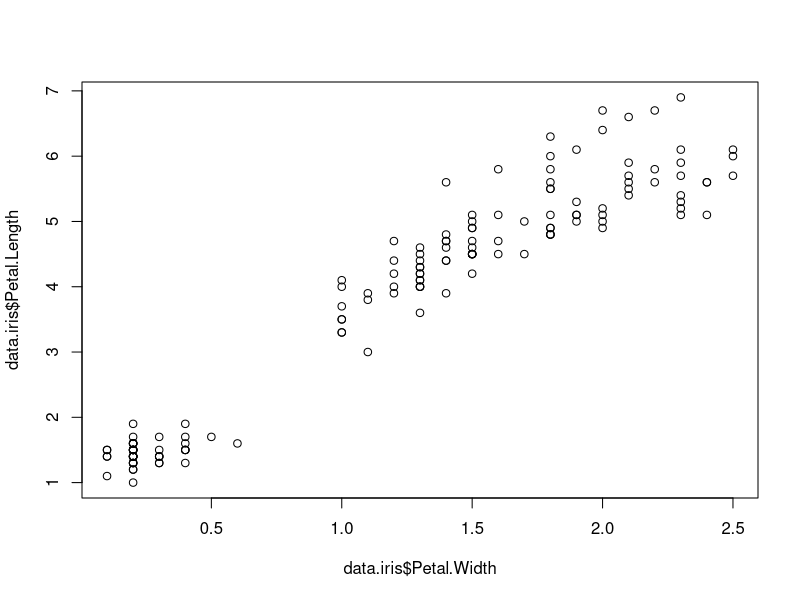

Reproduce this figure in R. (Note: this script raises an error after producing the figure.)
## ---- chunk 1
knitr::opts_chunk$set(warning = FALSE, message = FALSE)
## ---- chunk 2
# load the dataset
data.iris <- iris
## ---- chunk 3
#plot the relationship between two variables
plot(data.iris$Petal.Width,data.iris$Petal.Length)
## ---- chunk 4
#correlation between variables
cor(data.iris$Petal.Width,data.iris$Petal.Length)
## ---- chunk 5
# create a first model
model_1 <- lm(Petal.Length ~ Petal.Width, data = data.iris)
summary(model_1)
## ---- chunk 6

# create a second model
model_2 <- lm(Petal.Length ~ Petal.Width + Sepal.Length, data = data.iris)
summary(model_2)
## ---- chunk 7
#save the final model
saveRDS(model_2,"../api/scripts/model_2.RDS")
